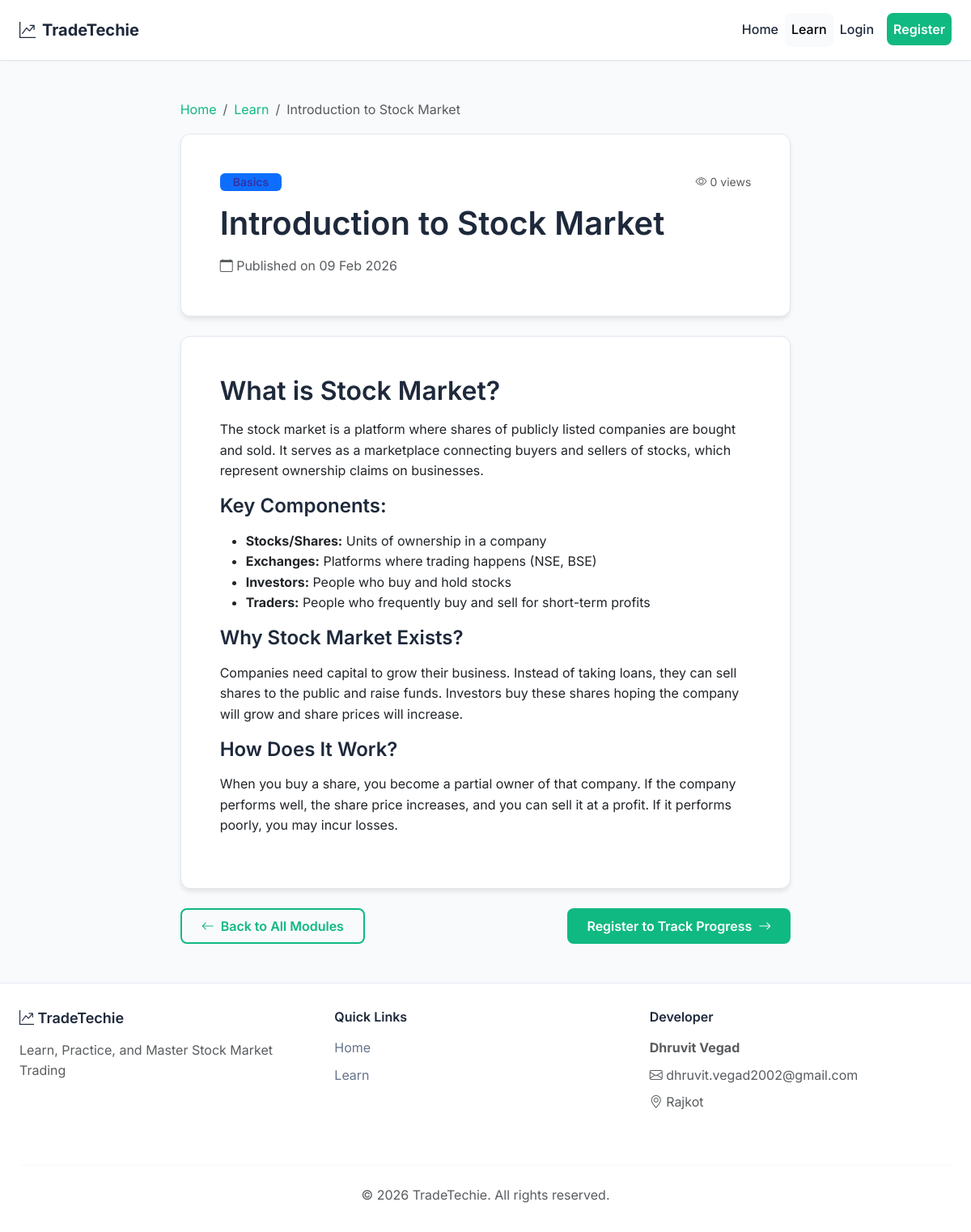
The app's page /learn/view.php?slug=introduction-to-stock-market with its own data.
### tables this page shows
CREATE TABLE educational_content (
    content_id INT AUTO_INCREMENT PRIMARY KEY,
    title VARCHAR(255) NOT NULL,
    slug VARCHAR(255) UNIQUE NOT NULL,
    category ENUM('basics', 'fundamental', 'technical', 'advanced') DEFAULT 'basics',
    content TEXT NOT NULL,
    meta_description VARCHAR(255),
    order_position INT DEFAULT 0,
    status ENUM('published', 'draft') DEFAULT 'published',
    views INT DEFAULT 0,
    created_by INT,
    created_at TIMESTAMP DEFAULT CURRENT_TIMESTAMP,
    updated_at TIMESTAMP DEFAULT CURRENT_TIMESTAMP ON UPDATE CURRENT_TIMESTAMP,
    FOREIGN KEY (created_by) REFERENCES users(user_id) ON DELETE SET NULL,
    INDEX idx_slug (slug),
    INDEX idx_category (category),
    INDEX idx_status (status)
);

### includes/functions.php (called while the page is built, shortened)
<?php
require_once __DIR__ . '/../config/config.php';
function getContentBySlug($slug) {
    global $conn;
    $stmt = $conn->prepare("SELECT * FROM educational_content WHERE slug = ? AND status = 'published'");
    $stmt->bind_param("s", $slug);
    $stmt->execute();
    $result = $stmt->get_result();
    $content = $result->fetch_assoc();
    if ($content) {
        $update_stmt = $conn->prepare("UPDATE educational_content SET views = views + 1 WHERE content_id = ?");
    }
    return $content;
}
?>

### config/config.php (called while the page is built, shortened)
<?php
function isLoggedIn() {
    return isset($_SESSION['user_id']) && isset($_SESSION['user_email']);
}
function formatDate($date) {
    return date('d M Y', strtotime($date));
}
?>

### learn/view.php (the view, shortened to what this page needs)
<?php
require_once __DIR__ . '/../includes/header.php';
$slug = $_GET['slug'] ?? '';
$content = getContentBySlug($slug);
?>
<div class="container my-5">
    <div class="row">
        <div class="col-lg-8 mx-auto">
            <nav aria-label="breadcrumb">
                <ol class="breadcrumb">
                    <li class="breadcrumb-item"><a href="<?php echo SITE_URL; ?>">Home</a></li>
                    <li class="breadcrumb-item"><a href="index.php">Learn</a></li>
                    <li class="breadcrumb-item active"><?php echo htmlspecialchars($content['title']); ?></li>
                </ol>
            </nav>
            <div class="card mb-4">
                <div class="card-body">
                    <div class="d-flex justify-content-between align-items-start mb-3">
                        <span class="badge bg-<?php
                            echo $content['category'] === 'basics' ? 'primary' :
                                ($content['category'] === 'fundamental' ? 'info' :
                                ($content['category'] === 'technical' ? 'warning' : 'success'));
                        ?>">
                            <?php echo ucfirst($content['category']); ?>
                        </span>
                        <small class="text-muted">
                            <i class="bi bi-eye"></i> <?php echo $content['views']; ?> views
                        </small>
                    </div>
                    <h1 class="mb-3"><?php echo htmlspecialchars($content['title']); ?></h1>
                    <div class="text-muted">
                        <i class="bi bi-calendar"></i> Published on <?php echo formatDate($content['created_at']); ?>
                    </div>
                </div>
            </div>
            <div class="card">
                <div class="card-body content-display">
                    <?php echo $content['content']; ?>
                </div>
            </div>
            <div class="d-flex justify-content-between mt-4">
                <a href="index.php" class="btn btn-outline-primary">
                    <i class="bi bi-arrow-left"></i> Back to All Modules
                </a>
                <?php if (isLoggedIn()): ?>
                    <a href="<?php echo SITE_URL; ?>dashboard.php" class="btn btn-primary">
                        Go to Dashboard <i class="bi bi-arrow-right"></i>
                    </a>
                <?php else: ?>
                    <a href="<?php echo SITE_URL; ?>auth/register.php" class="btn btn-success">
                        Register to Track Progress <i class="bi bi-arrow-right"></i>
                    </a>
                <?php endif; ?>
            </div>
        </div>
    </div>
</div>
<?php require_once __DIR__ . '/../includes/footer.php'; ?>

### assets/css/premium.css (style rules this page uses)
:root { --color-primary: #1e293b; --color-accent: #10b981; --color-bg: #f8fafc; --color-surface: #ffffff; --color-text: #1e293b; --color-text-muted: #64748b; --color-border: #e2e8f0; --color-success: #10b981; --color-danger: #ef4444; --color-warning: #f59e0b; --color-info: #3b82f6; --font-family: 'Inter', -apple-system, BlinkMacSystemFont, sans-serif; --font-size-xs: 0.75rem; --font-size-sm: 0.875rem; --font-size-base: 1rem; --font-size-lg: 1.125rem; --font-size-xl: 1.25rem; --font-size-2xl: 1.5rem; --font-size-3xl: 2rem; --font-size-4xl: 2.5rem; --spacing-xs: 0.25rem; --spacing-sm: 0.5rem; --spacing-md: 1rem; --spacing-lg: 1.5rem; --spacing-xl: 2rem; --spacing-2xl: 3rem; --radius-sm: 0.375rem; --radius-md: 0.5rem; --radius-lg: 0.75rem; --shadow-sm: 0 1px 2px 0 rgba(0, 0, 0, 0.05); --shadow-md: 0 4px 6px -1px rgba(0, 0, 0, 0.1); --shadow-lg: 0 10px 15px -3px rgba(0, 0, 0, 0.1); }
* { margin: 0; padding: 0; box-sizing: border-box; }
body { font-family: var(--font-family); font-size: var(--font-size-base); line-height: 1.6; color: var(--color-text); background: var(--color-bg); -webkit-font-smoothing: antialiased; -moz-osx-font-smoothing: grayscale; }
h1, h2, h3, h4, h5, h6 { font-weight: 600; line-height: 1.2; margin-bottom: var(--spacing-md); color: var(--color-text); }
h1 { font-size: var(--font-size-4xl); }
h2 { font-size: var(--font-size-3xl); }
h3 { font-size: var(--font-size-2xl); }
p { margin-bottom: var(--spacing-md); }
a { color: var(--color-accent); text-decoration: none; transition: color 0.2s; }
.card { background: var(--color-surface); border: 1px solid var(--color-border); border-radius: var(--radius-lg); padding: var(--spacing-lg); box-shadow: var(--shadow-md); transition: transform 0.2s, box-shadow 0.2s; margin-bottom: var(--spacing-lg); }
.card-body { padding: var(--spacing-lg); }
.btn { display: inline-flex; align-items: center; justify-content: center; gap: var(--spacing-sm); padding: var(--spacing-sm) var(--spacing-lg); font-size: var(--font-size-base); font-weight: 600; border: none; border-radius: var(--radius-md); cursor: pointer; transition: all 0.2s; text-decoration: none; white-space: nowrap; }
.btn-outline-primary { background: transparent; color: var(--color-accent); border: 2px solid var(--color-accent); }
.btn-success { background: var(--color-success); color: white; }
.badge { display: inline-flex; align-items: center; padding: var(--spacing-xs) var(--spacing-md); font-size: var(--font-size-sm); font-weight: 600; border-radius: var(--radius-sm); }
.badge-primary, .bg-primary { background: #e0e7ff; color: #3730a3; }
.text-muted { color: var(--color-text-muted); }
.container { width: 100%; max-width: 1200px; margin: 0 auto; padding: 0 var(--spacing-lg); }
.row { display: flex; flex-wrap: wrap; margin: 0 calc(var(--spacing-md) * -0.5); }
.my-5 { margin-top: var(--spacing-2xl); margin-bottom: var(--spacing-2xl); }
.mb-4 { margin-bottom: var(--spacing-xl); }
.mb-3 { margin-bottom: var(--spacing-lg); }
.mt-4 { margin-top: var(--spacing-xl); }
.d-flex { display: flex; }
.justify-content-between { justify-content: space-between; }

### records on screen
educational_content: title "Introduction to Stock Market", category "Basics", views "0", created_at "09 Feb 2026", content "What is Stock Market? The stock market is a platform where shares of publicly listed companies are bought and sold. It serves as a marketplace connecting buyers and sellers of stocks, which represent ownership claims on businesses. Key Components: Stocks/Shares: Units of ownership in a company Exchanges: Platforms where trading happens (NSE, BSE) Investors: People who buy and hold stocks Traders: People who frequently buy and sell for short-term profits Why Stock Market Exists? Companies need capital to grow their business. Instead of taking loans, they can sell shares to the public and raise funds. Investors buy these shares hoping the company will grow and share prices will increase. How…"

### other values on screen
SITE_NAME "TradeTechie"
